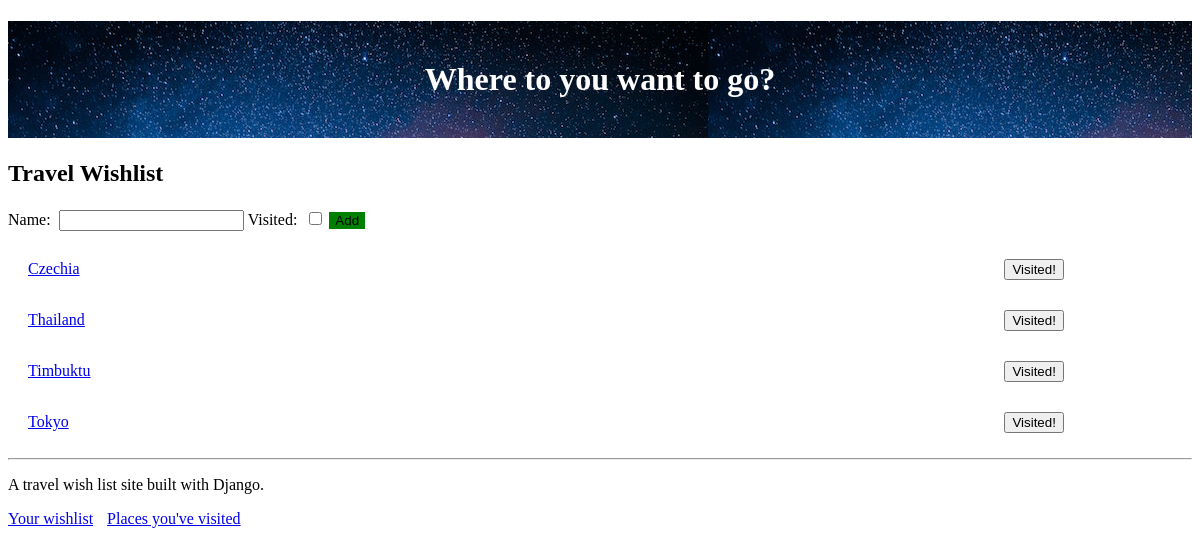
The app's page / (signed in), older data.
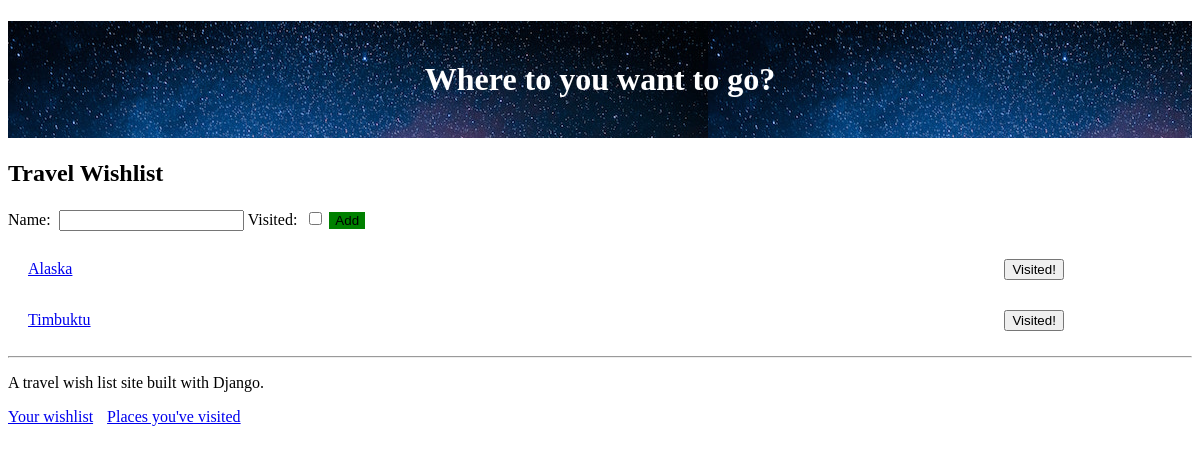
The same page, newer data.
### travel_wishlist/models.py (models this page shows, shortened)
class Place(models.Model):
    user = models.ForeignKey('auth.User', null=False, on_delete=models.CASCADE)
    name = models.CharField(max_length=200)
    visited = models.BooleanField(default=False)
    notes = models.TextField(blank=True, null=True)  #text field unlimited size(charfiels are limited)
    date_visited = models.DateField(blank=True, null=True)  #null = True means not required
    photo = models.ImageField(upload_to='user_images/', blank=True, null=True)

### travel_wishlist/views.py (the view, shortened to what this page needs)
# urls.py: path('', views.place_list, name='place_list'),
@login_required #this will require login before accessing this method
def place_list(request):
    places = Place.objects.filter(user=request.user).filter(visited=False).order_by('name')
    new_place_form = NewPlaceForm() #new form object - empty
    return render(request, 'travel_wishlist/wishlist.html', { 'places': places, 'new_place_form': new_place_form })

### travel_wishlist/forms.py
class NewPlaceForm(forms.ModelForm):
    class Meta:  #this will create a form that django uses and links the Place model to the fields in the form
        model = Place
        fields = ('name', 'visited')

### travel_wishlist/templates/travel_wishlist/wishlist.html (shortened to what this page needs)
{% extends 'travel_wishlist/base.html' %}
{% block content %}
<h2>Travel Wishlist</h2>
<form method="POST" action="{% url 'place_list' %}">
    {{ new_place_form }}
    <button id="add-new-place" type="submit">Add</button>
</form>
{% for place in places %}
    <div class="wishlist-place">
        <span id="place-name-{{ place.pk }}" class="place-name">
            <a href="{% url 'place_details' place_pk=place.pk %}">{{ place.name }}</a>
        </span>
        <form class="visited-form" method="POST" action="{% url 'place_was_visited' place.pk %}">
            <button id="visited-button-{{ place.pk }}" type="submit">Visited!</button>
        </form>
    </div>
{% empty %}
    <p>You have no places in your wishlist</p>
{% endfor %}
{% endblock %}

Row changes from the older to the newer data that the page shows:
no longer on this page (row edited): Place: name "Czechia"
no longer on this page (row edited): Place: name "Thailand"
no longer on this page (row edited): Place: name "Tokyo"
added Place: name "Alaska"
